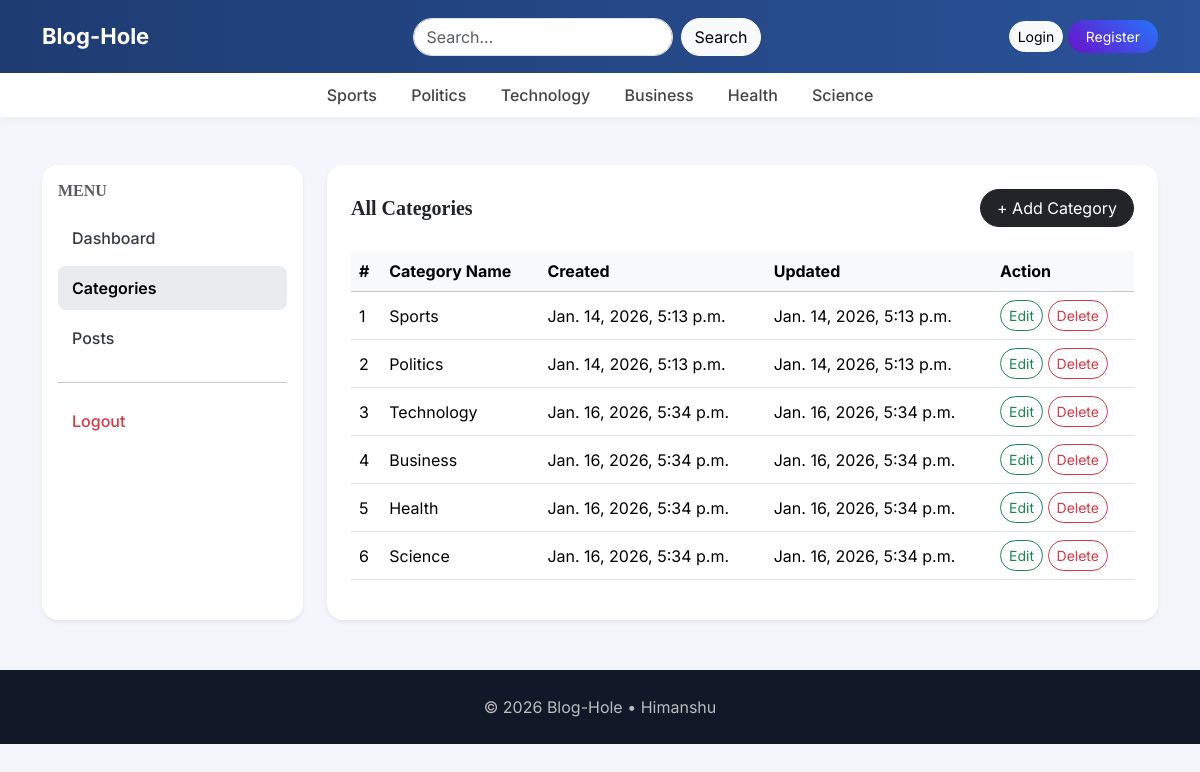
/dashboard/categories/, run on the app's committed database.
### blogs/models.py (models this page shows)
class Category(models.Model):
    category_name = models.CharField(max_length=100, unique=True)
    created_at = models.DateTimeField(auto_now_add=True)
    updated_at = models.DateTimeField(auto_now=True)
    class Meta:
        verbose_name_plural = "Categories"
    def __str__(self):
        return self.category_name

### dashboards/views.py (the view)
# urls.py: path('categories/', views.categories, name='categories'),
def categories(request):
    categories = Category.objects.all()
    context = {
        'categories': categories,
    }
    return render(request, 'dashboard/categories.html', context)

### blogs/context_processors.py (called while the page is built)
def get_categories(request):
    categories = Category.objects.all()
    return dict(categories=categories)

def get_social_links(request):
    social_links = SocialLink.objects.all()
    return dict(social_links=social_links)

### templates/dashboard/categories.html
{% extends 'base.html' %}
{% block content %}
<div class="row g-4">
    {% include 'dashboard/sidebar.html' %}
    <div class="col-md-9">
        <div class="card border-0 shadow-sm rounded-4">
            <div class="card-body p-4">
                <div class="d-flex justify-content-between align-items-center mb-4">
                    <h5 class="fw-semibold mb-0">All Categories</h5>
                    <a class="btn btn-dark rounded-pill px-3"
                       href="{% url 'add_category' %}">
                        + Add Category
                    </a>
                </div>
                <div class="table-responsive">
                    <table class="table align-middle">
                        <thead class="table-light">
                            <tr>
                                <th>#</th>
                                <th>Category Name</th>
                                <th>Created</th>
                                <th>Updated</th>
                                <th>Action</th>
                            </tr>
                        </thead>
                        <tbody>
                        {% for cat in categories %}
                            <tr>
                                <td>{{ forloop.counter }}</td>
                                <td>{{ cat }}</td>
                                <td>{{ cat.created_at }}</td>
                                <td>{{ cat.updated_at }}</td>
                                <td>
                                    <a href="{% url 'edit_category' cat.id %}"
                                       class="btn btn-sm btn-outline-success rounded-pill">
                                        Edit
                                    </a>
                                    <a href="{% url 'delete_category' cat.id %}"
                                       class="btn btn-sm btn-outline-danger rounded-pill">
                                        Delete
                                    </a>
                                </td>
                            </tr>
                        {% endfor %}
                        </tbody>
                    </table>
                </div>
            </div>
        </div>
    </div>
</div>
{% endblock %}

### templates/base.html (shortened to what this page needs)
{% load static %}
<!DOCTYPE html>
<html lang="en">
<head>
    <link href="https://cdn.jsdelivr.net/npm/bootstrap@5.3.2/dist/css/bootstrap.min.css" rel="stylesheet">
    <link href="{% static 'css/blog.css' %}" rel="stylesheet">
</head>
<body>
<nav class="navbar navbar-expand-lg custom-navbar">
  <div class="container">
    <a class="navbar-brand" href="/">Blog-Hole</a>
    <form class="d-flex mx-auto" action="{% url 'search' %}" method="GET">
        <input class="form-control me-2 rounded-pill"
               type="text"
               name="keyword"
               value="{{ keyword }}"
               placeholder="Search...">
        <button class="btn btn-light rounded-pill" type="submit">Search</button>
    </form>
    <div>
        {% if not user.is_authenticated %}
            <a href="{% url 'login' %}" class="btn btn-light btn-sm rounded-pill">Login</a>
            <a href="{% url 'register' %}" class="btn btn-gradient btn-sm">Register</a>
        {% else %}
            <a href="{% url 'dashboard' %}" class="btn btn-light btn-sm rounded-pill">Dashboard</a>
            <a href="{% url 'logout' %}" class="btn btn-danger btn-sm rounded-pill">Logout</a>
        {% endif %}
    </div>
  </div>
</nav>
<div class="category-bar text-center">
    {% for cat in categories %}
        <a href="{% url 'posts_by_category' cat.id %}">
            {{ cat.category_name }}
        </a>
    {% endfor %}
</div>
<div class="container mt-5">
{% block content %}
{% endblock %}
</div>
<footer>
    © 2026 Blog-Hole • Himanshu
</footer>
</body>
</html>

### blog_main/static/css/blog.css (style rules this page uses)
h1, h2, h3, h4, h5, h6 { font-family: "Playfair Display", Georgia, "Times New Roman", serif; }

### templates/base.html (style rules this page uses)
body { font-family: 'Inter', sans-serif; background: #f4f6fb; }
.custom-navbar { background: linear-gradient(90deg, #1e3c72, #2a5298); padding: 15px 0; }
.navbar-brand { font-weight: 700; color: white !important; font-size: 22px; }
.btn-gradient { background: linear-gradient(45deg, #6a11cb, #2575fc); color: white; border: none; border-radius: 25px; padding: 6px 18px; }
.category-bar { background: white; box-shadow: 0 2px 10px rgba(0,0,0,0.05); padding: 10px 0; }
.category-bar a { color: #444; margin: 0 15px; font-weight: 500; text-decoration: none; }
footer { margin-top: 50px; background: #111827; color: #bbb; padding: 25px 0; text-align: center; }

### data on the page
Category: category_name "Sports", created_at "Jan. 14, 2026, 5:13 p.m.", updated_at "Jan. 14, 2026, 5:13 p.m."
Category: category_name "Politics", created_at "Jan. 14, 2026, 5:13 p.m.", updated_at "Jan. 14, 2026, 5:13 p.m."
Category: category_name "Technology", created_at "Jan. 16, 2026, 5:34 p.m.", updated_at "Jan. 16, 2026, 5:34 p.m."
Category: category_name "Business", created_at "Jan. 16, 2026, 5:34 p.m.", updated_at "Jan. 16, 2026, 5:34 p.m."
Category: category_name "Health", created_at "Jan. 16, 2026, 5:34 p.m.", updated_at "Jan. 16, 2026, 5:34 p.m."
Category: category_name "Science", created_at "Jan. 16, 2026, 5:34 p.m.", updated_at "Jan. 16, 2026, 5:34 p.m."
